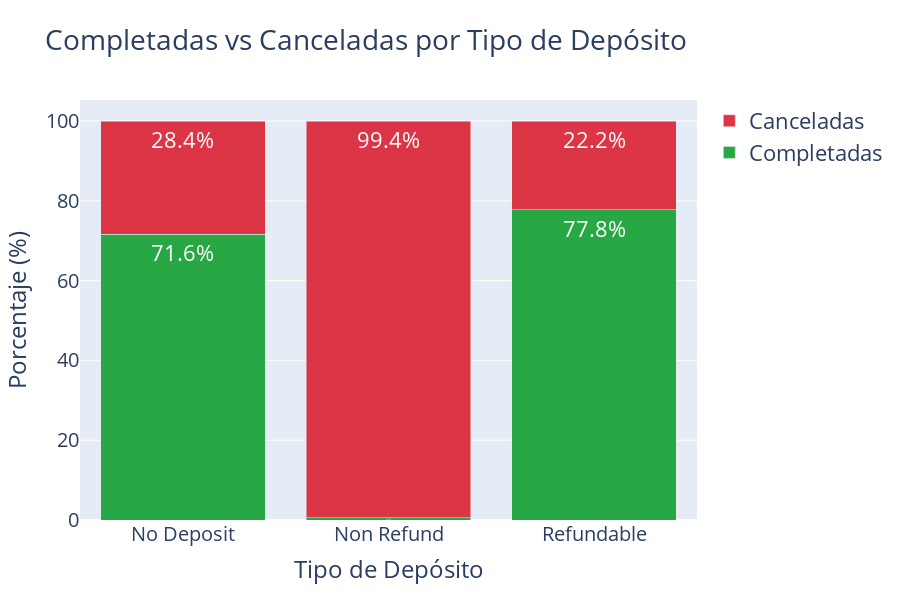

This figure's notebook cell:
### Code cell
# Gráfico de barras apiladas
fig_deposit = go.Figure()

fig_deposit.add_trace(go.Bar(
    name='Completadas',
    x=deposit_cancel['deposit_type'],
    y=deposit_cancel['completed_rate'],
    marker_color='#28a745',
    text=deposit_cancel['completed_rate'],
    texttemplate='%{text:.1f}%',
    textposition='inside',
    textfont_size=22
))

fig_deposit.add_trace(go.Bar(
    name='Canceladas',
    x=deposit_cancel['deposit_type'],
    y=deposit_cancel['cancel_rate'],
    marker_color='#dc3545',
    text=deposit_cancel['cancel_rate'],
    texttemplate='%{text:.1f}%',
    textposition='inside',
    textfont_size=22
))

fig_deposit.update_layout(
    title='Completadas vs Canceladas por Tipo de Depósito',
    xaxis_title='Tipo de Depósito',
    yaxis_title='Porcentaje (%)',
    barmode='stack',
    height=600,
    font=dict(size=20),
    legend=dict(font=dict(size=22))
)

fig_deposit.show()

### Figure 1 — Plotly figure (JSON) as saved in the notebook; plotly's stock layout.template omitted (floating-point values rounded to 4 significant figures)
{"data": [{"marker": {"color": "#28a745"}, "name": "Completadas", "text": [71.6, 0.6, 77.8], "textfont": {"size": 22}, "textposition": "inside", "texttemplate": "%{text:.1f}%", "type": "bar", "x": ["No Deposit", "Non Refund", "Refundable"], "y": [71.6, 0.6, 77.8]}, {"marker": {"color": "#dc3545"}, "name": "Canceladas", "text": [28.4, 99.4, 22.2], "textfont": {"size": 22}, "textposition": "inside", "texttemplate": "%{text:.1f}%", "type": "bar", "x": ["No Deposit", "Non Refund", "Refundable"], "y": [28.4, 99.4, 22.2]}], "layout": {"barmode": "stack", "font": {"size": 20}, "height": 600, "legend": {"font": {"size": 22}}, "title": {"text": "Completadas vs Canceladas por Tipo de Depósito"}, "xaxis": {"title": {"text": "Tipo de Depósito"}}, "yaxis": {"title": {"text": "Porcentaje (%)"}}}}
